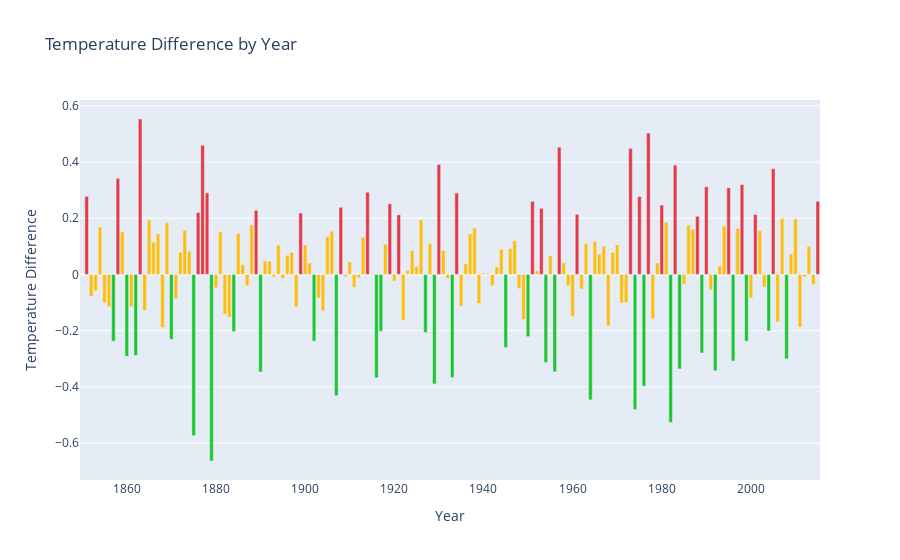

Notebook cell for this chart:
### Code cell
def plot_temp_difference(df):
    df['Year'] = pd.to_datetime(df['dt'], format='%Y').dt.year
    temp_diff = df['LandAverageTemperature'].diff()
    colors = []
    counter_average = 0
    counter_increase = 0
    counter_decrease = 0
    for diff in temp_diff:
        if diff > 0.2:
            counter_increase += 1
            colors.append('#e63946')
        elif diff < -0.2:
            counter_decrease += 1
            colors.append('#1bc730')
        else:
            counter_average += 1
            colors.append('#ffbe0b')
    print('Average: ', counter_average)
    print('Increase: ', counter_increase)
    print('Decrease: ', counter_decrease)
    fig = go.Figure()
    fig.add_trace(go.Bar(x=df['Year'], y=temp_diff, name='', marker=dict(color=colors), hovertemplate='Year: %{x}<br>Temperature Difference: %{y:.2f}<br>Percentage Change: %{y:.2%}'))
    fig.update_layout(title='Temperature Difference by Year', xaxis_title='Year', yaxis_title='Temperature Difference', legend=dict(title='Legend', orientation='h', yanchor='bottom', y=1.02, xanchor='right', x=1))
    fig.show()

plot_temp_difference(df_yearly)

### Figure 1 — Plotly figure (JSON) as saved in the notebook; plotly's stock layout.template omitted (floating-point values rounded to 4 significant figures; data arrays with more than 128 entries replaced by an {"elided": "..."} marker saying what was removed)
{"data": [{"hovertemplate": "Year: %{x}<br>Temperature Difference: %{y:.2f}<br>Percentage Change: %{y:.2%}", "marker": {"color": {"elided": "166 str values"}}, "name": "", "type": "bar", "x": {"elided": "166 int values"}, "y": {"elided": "166 float values"}}], "layout": {"legend": {"orientation": "h", "title": {"text": "Legend"}, "x": 1, "xanchor": "right", "y": 1.02, "yanchor": "bottom"}, "title": {"text": "Temperature Difference by Year"}, "xaxis": {"title": {"text": "Year"}}, "yaxis": {"title": {"text": "Temperature Difference"}}}}
